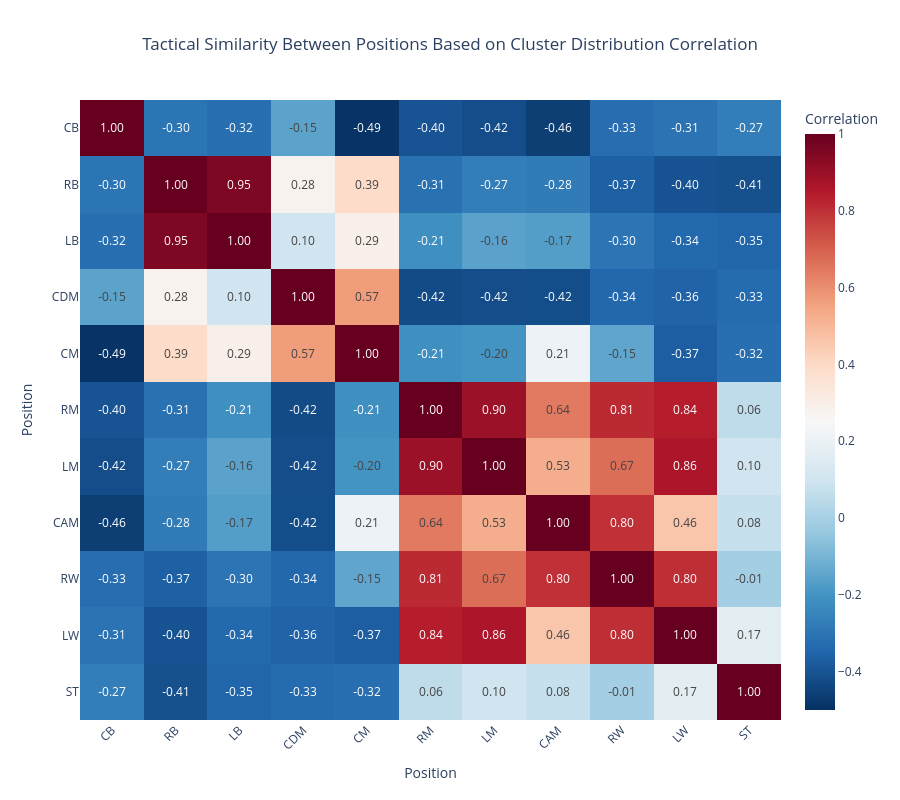

The cell this chart's notebook holds for it:
### Code cell
# Correlation matrix of position distributions across clusters

pivot_pos = pd.crosstab(df_clusters['cluster'], df_clusters['pos'])
pivot_norm = pivot_pos.div(pivot_pos.sum(axis=1), axis=0)
pos_corr = pivot_norm.corr()

# Sort the correlation matrix by the specified position order
position_order = ['CB', 'RB', 'LB', 'CDM', 'CM', 'RM', 'LM', 'CAM', 'RW', 'LW', 'ST']
position_order = [pos for pos in position_order if pos in pos_corr.columns]
pos_corr = pos_corr.loc[position_order, position_order]

# Visualize the correlation matrix using Plotly
fig = px.imshow(
    pos_corr,
    labels=dict(x="Position", y="Position", color="Correlation"),
    x=pos_corr.columns,
    y=pos_corr.columns,
    color_continuous_scale='RdBu_r',
    zmin=-0.5,
    zmax=1,
    text_auto='.2f',
    aspect='auto',
    title="Tactical Similarity Between Positions Based on Cluster Distribution Correlation"
)

fig.update_layout(
    title_x=0.5,
    width=900,
    height=800,
    xaxis_tickangle=-45
)

fig.show()

### Figure 1 — Plotly figure (JSON) as saved in the notebook; plotly's stock layout.template omitted (floating-point values rounded to 4 significant figures)
{"data": [{"coloraxis": "coloraxis", "hovertemplate": "Position: %{x}<br>Position: %{y}<br>Correlation: %{z}<extra></extra>", "name": "0", "texttemplate": "%{z:.2f}", "type": "heatmap", "x": ["CB", "RB", "LB", "CDM", "CM", "RM", "LM", "CAM", "RW", "LW", "ST"], "xaxis": "x", "y": ["CB", "RB", "LB", "CDM", "CM", "RM", "LM", "CAM", "RW", "LW", "ST"], "yaxis": "y", "z": [[1.0, -0.2993, -0.3186, -0.1532, -0.4903, -0.4001, -0.4194, -0.4591, -0.3251, -0.3058, -0.2713], [-0.2993, 1.0, 0.9544, 0.2767, 0.3911, -0.3117, -0.2716, -0.2805, -0.3667, -0.4015, -0.4094], [-0.3186, 0.9544, 1.0, 0.09961, 0.2906, -0.212, -0.157, -0.1692, -0.3021, -0.3397, -0.3519], [-0.1532, 0.2767, 0.09961, 1.0, 0.5683, -0.4243, -0.42, -0.4176, -0.3419, -0.3575, -0.3317], [-0.4903, 0.3911, 0.2906, 0.5683, 1.0, -0.2138, -0.1983, 0.206, -0.145, -0.371, -0.3204], [-0.4001, -0.3117, -0.212, -0.4243, -0.2138, 1.0, 0.8955, 0.6425, 0.8136, 0.8391, 0.05704], [-0.4194, -0.2716, -0.157, -0.42, -0.1983, 0.8955, 1.0, 0.5263, 0.6692, 0.8606, 0.09935], [-0.4591, -0.2805, -0.1692, -0.4176, 0.206, 0.6425, 0.5263, 1.0, 0.7972, 0.46, 0.07554], [-0.3251, -0.3667, -0.3021, -0.3419, -0.145, 0.8136, 0.6692, 0.7972, 1.0, 0.805, -0.009009], [-0.3058, -0.4015, -0.3397, -0.3575, -0.371, 0.8391, 0.8606, 0.46, 0.805, 1.0, 0.1714], [-0.2713, -0.4094, -0.3519, -0.3317, -0.3204, 0.05704, 0.09935, 0.07554, -0.009009, 0.1714, 1.0]]}], "layout": {"coloraxis": {"cmax": 1, "cmin": -0.5, "colorbar": {"title": {"text": "Correlation"}}, "colorscale": [[0, "rgb(5,48,97)"], [0.1, "rgb(33,102,172)"], [0.2, "rgb(67,147,195)"], [0.3, "rgb(146,197,222)"], [0.4, "rgb(209,229,240)"], [0.5, "rgb(247,247,247)"], [0.6, "rgb(253,219,199)"], [0.7, "rgb(244,165,130)"], [0.8, "rgb(214,96,77)"], [0.9, "rgb(178,24,43)"], [1, "rgb(103,0,31)"]]}, "height": 800, "title": {"text": "Tactical Similarity Between Positions Based on Cluster Distribution Correlation", "x": 0.5}, "width": 900, "xaxis": {"anchor": "y", "domain": [0, 1], "tickangle": -45, "title": {"text": "Position"}}, "yaxis": {"anchor": "x", "autorange": "reversed", "domain": [0, 1], "title": {"text": "Position"}}}}
